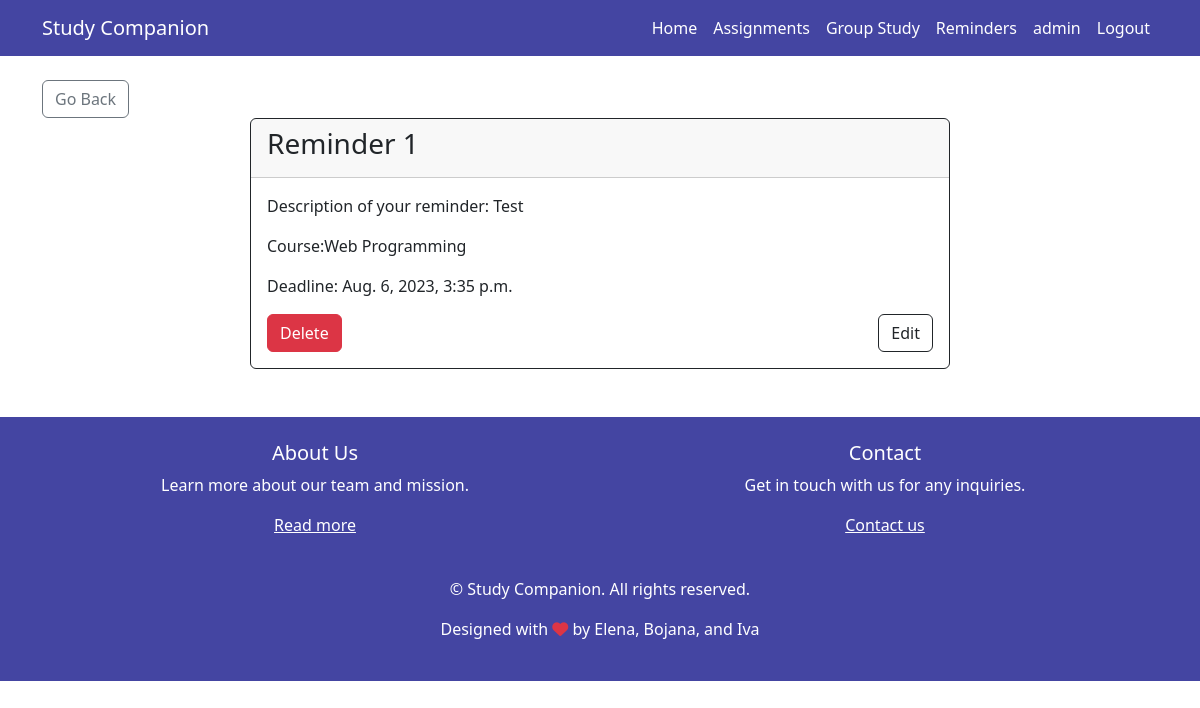
Before: /reminder/details/Reminder 1?source=reminders (signed in) with the older database file.
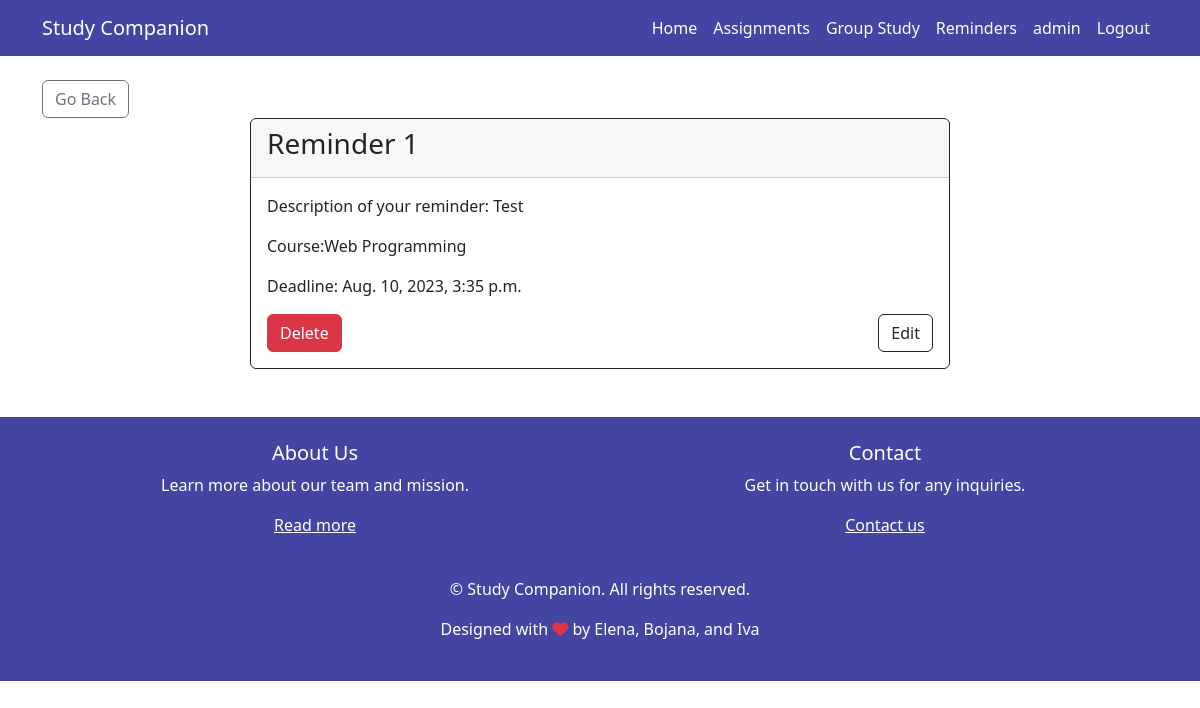
After: the same page with the newer database file.
### app/models.py (models this page shows, shortened)
class Reminder(models.Model):
    name = models.CharField(max_length=200)
    description = models.CharField(max_length=500)
    course = models.ForeignKey(Course, on_delete=models.CASCADE)
    deadline = models.DateTimeField(default=datetime.now() + timedelta(days=7))

class Course(models.Model):
    name = models.CharField(max_length=100)
    def __str__(self):
        return f"{self.name}"

### app/views.py (the view)
# urls.py: path('reminder/details/<str:name>', views.reminder_details, name='reminder_details'),
def reminder_details(request, name):
    reminder = Reminder.objects.get(name=name)
    source = None
    referer = request.META.get('HTTP_REFERER')
    if referer:
        parsed_url = urlparse(referer)
        source = parsed_url.path
    context = {"reminder": reminder, "source": source}
    return render(request, "reminder_details.html", context=context)

### templates/reminder_details.html (shortened to what this page needs)
{% extends "base.html" %}
{% block content %}
    {% if user.is_authenticated %}
        <div class="container">
            <a href="{% if source == '/' %}{% url 'home' %}{% else %}{% url 'reminders' %}{% endif %}"
               class="btn btn-outline-secondary">Go Back</a>
            <div class="card border-dark mb-3 mx-auto" style="max-width: 700px">
                <div class="card-header">
                    <h3 class="card-title text-dark">{{ reminder.name }}</h3>
                </div>
                <div class="card-body">
                    <p class="card-text">Description of your reminder: {{ reminder.description }}</p>
                    <p class="card-text">Course:{{ reminder.course }}</p>
                    <p class="card-text">Deadline: {{ reminder.deadline }}</p>
                    <div class="d-flex mt-3">
                        <div class="text-left">
                            <a href="{% url 'delete_reminder' name=reminder.name %}" class="btn btn-danger">Delete</a>
                        </div>
                        <div class="text-right ml-auto">
                            <a href="{% url 'edit_reminder' reminder.name %}" class="btn btn-outline-dark">Edit</a>
                        </div>
                    </div>
                </div>
            </div>
        </div>
    {% else %}
        {% include "unauthenticated_message.html" %}
    {% endif %}
{% endblock %}

Changed rows visible on the page:
changed Reminder "Reminder 1": deadline "Aug. 6, 2023, 3:35 p.m." → "Aug. 10, 2023, 3:35 p.m."
